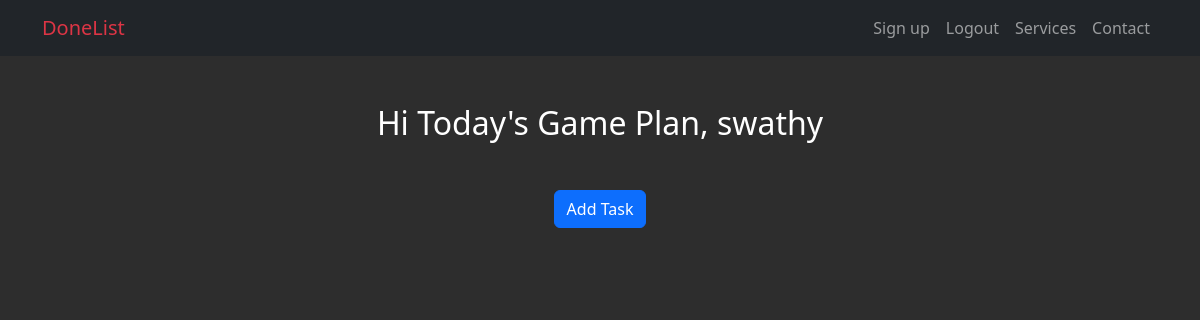
Before: /task/list/ (signed in) with the older database file.
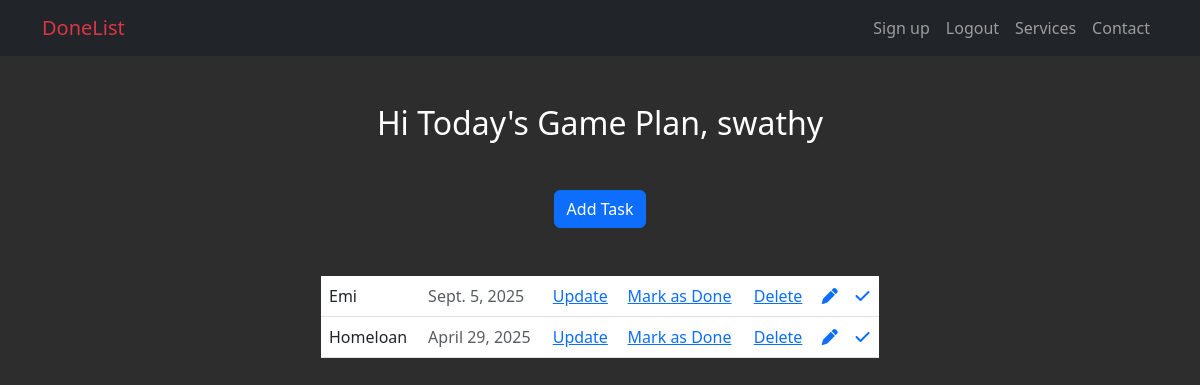
After: the same page with the newer database file.
### my_app/models.py (models this page shows, shortened)
class TaskModel(models.Model):
    taskname = models.CharField(max_length=100)
    created_date = models.DateField(auto_now_add=True)
    due_date = models.DateField()
    description = models.TextField(null=True,blank=True)
    category = [
        ('work','work'),
        ('personal','personal'),
        ('urgent','urgent')
    ]
    task_category = models.CharField(max_length=100,choices=category)
    completed_status = models.BooleanField(default=False)
    user_id = models.ForeignKey(User,on_delete=models.CASCADE)

### my_app/views.py (the view)
# urls.py: path('task/list/',Taskreadview.as_view(),name="task_list"),
class Taskreadview(View):
    def get(self,request):
        if not request.user.is_authenticated:
            return redirect("login")
        items = TaskModel.objects.filter(user_id=request.user)
        return render(request,"tasklist.html",{"items":items})

### my_app/templates/tasklist.html
{% extends 'base.html' %}
{% block content %}
    <h2 class="text-center mt-5 mb-5">Hi Today's Game Plan, {{ request.user }}</h2>
    <div class="text-center mt-3">
        <a href="{% url 'add_task' %}" class="btn btn-primary">Add Task</a>
    </div>
    <table class="table w-50 mx-auto mt-5">
        {% for i in items %}
        <tr class="mt-2">
            {% if i.completed_status %}
            <td><a href="" class="pt-3 text-decoration-none text-decoration-line-through text-dark">{{ i.taskname }}</a></td>
            {% else %}
            <td><a href="" class="pt-3 text-decoration-none text-dark">{{ i.taskname }}</a></td>
            {% endif %}
            <td class="text-muted">{{ i.due_date }}</td>
            <td>
                <a href="{% url 'update' i.id %}">Update</a>
            </td>
            {% if i.completed_status %}
            <td>Done</td>
            {% else %}
            <td><a href="{% url 'edit' i.id %}">Mark as Done</a></td>
            {% endif %}
            <td><a href="{% url 'delete' i.id %}">Delete</a></td>
            <td><a href=""><i class="fa-solid fa-pen"></i></a></td>
            <td><a href=""><i class="fa-solid fa-check"></i></a></td>
        </tr>
        {% endfor %}
    </table>
{% endblock %}

### my_app/templates/base.html (shortened to what this page needs)
<!DOCTYPE html>
<html lang="en">
<head>
    <link href="https://cdn.jsdelivr.net/npm/bootstrap@5.3.5/dist/css/bootstrap.min.css" rel="stylesheet">
    <link rel="stylesheet" href="https://cdnjs.cloudflare.com/ajax/libs/font-awesome/6.7.2/css/all.min.css" />
</head>
<body>
    <nav class="navbar navbar-expand-lg navbar-dark bg-dark">
        <div class="container">
            <a class="navbar-brand text-danger" href="{% url 'index' %}">DoneList</a>
            <div class="collapse navbar-collapse justify-content-end" id="navbarNav">
                <ul class="navbar-nav">
                    <li class="nav-item">
                        <a class="nav-link" href="{% url 'signup' %}">Sign up</a>
                    </li>
                    <li class="nav-item">
                        {% if user.is_authenticated %}
                        <a class="nav-link" href="{% url 'logout' %}">Logout</a>
                        {% else %}
                        <a class="nav-link" href="{% url 'login' %}">Login</a>
                        {% endif %}
                    </li>
                    <li class="nav-item">
                        <a class="nav-link" href="#">Services</a>
                    </li>
                    <li class="nav-item">
                        <a class="nav-link" href="#">Contact</a>
                    </li>
                </ul>
            </div>
        </div>
    </nav>
    <div class="container mt-5">
        {% block content %}
        {% endblock %}
    </div>
</body>
</html>

### my_app/templates/base.html (style rules this page uses)
body { background-color: #2d2d2d; background-image: url('https://www.transparenttextures.com/patterns/black-linen.png'); color: white; }

Changed rows visible on the page:
added TaskModel: taskname "Emi", due_date "Sept. 5, 2025", completed_status "Mark as Done"
added TaskModel: taskname "Homeloan", due_date "April 29, 2025", completed_status "Mark as Done"
